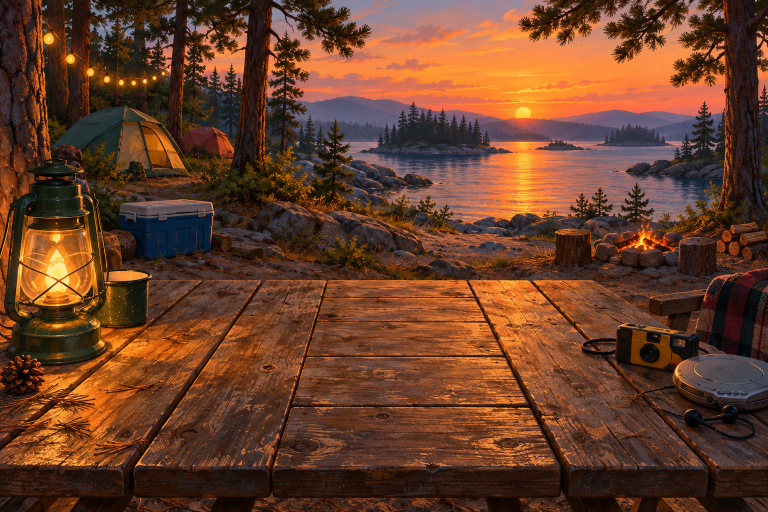
#> input picture assets/camp-source.png, 1536 x 1024 px (shown at 1/2 size)
$ python prepare-art.py
#> lines starting #> are read from the running program, lines starting #| are printed output that depends on the picture
"""Pack generated source art as small baseline JPEGs for IE6 (Pillow)."""
from pathlib import Path
from PIL import Image, ImageOps

root = Path(__file__).resolve().parent.parent
source = root / 'assets'
out = root / 'public'
camp = Image.open(source / 'camp-source.png').convert('RGB')
#> camp is the input picture: PIL image 1536x1024 RGB; mean R, G, B 104.4, 62.6, 40.3
ImageOps.fit(camp, (740, 244), centering=(0.5, 0.48)).save(out / 'images/camp-table.jpg', quality=84, progressive=False)
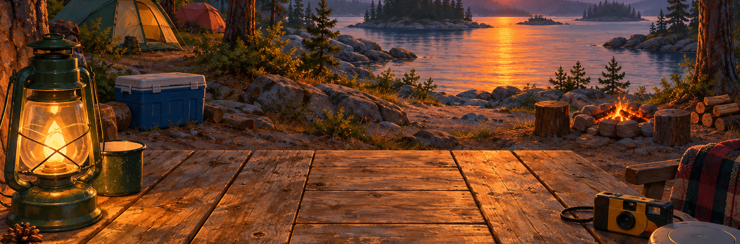
#> saved as camp-table.jpg: PIL image 740x244 RGB; mean R, G, B 99.9, 61.5, 39.4
ImageOps.fit(camp, (410, 360), centering=(0.4, 0.5)).save(out / 'images/camp-menu.jpg', quality=84, progressive=False)
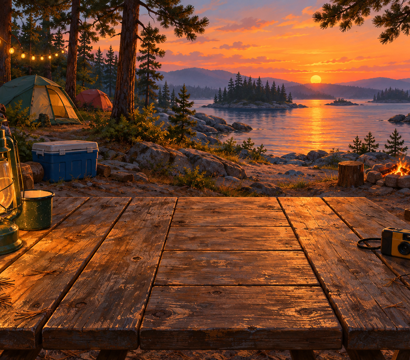
#> saved as camp-menu.jpg: PIL image 410x360 RGB; mean R, G, B 111.1, 66.6, 42.9
atlas = Image.open(source / 'friends-source.png').convert('RGB')
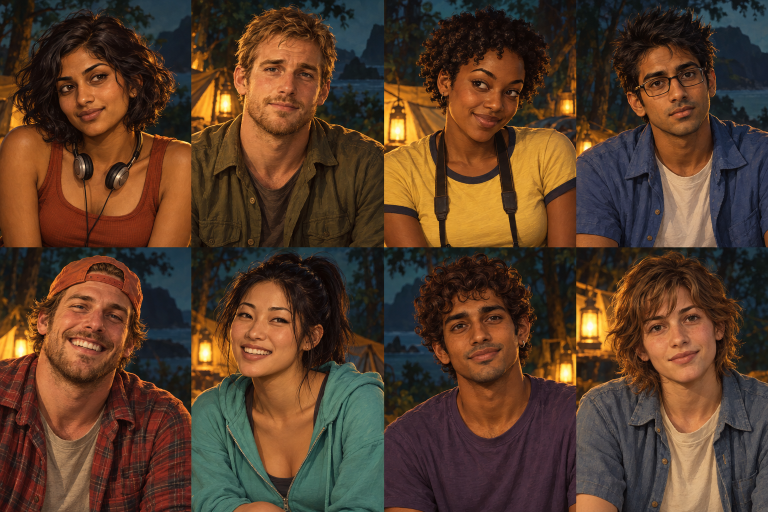
#> input picture assets/friends-source.png, 1536 x 1024 px (shown at 1/2 size)
#> atlas is the input picture: PIL image 1536x1024 RGB; mean R, G, B 87, 60.9, 42.1
names = ['maya', 'owen', 'jules', 'dev', 'beck', 'nina', 'eli', 'you']
for i, name in enumerate(names):
    col, row = i % 4, i // 4
    tile = atlas.crop((col * atlas.width // 4, row * atlas.height // 2,
                       (col + 1) * atlas.width // 4, (row + 1) * atlas.height // 2))
    ImageOps.fit(tile, (120, 150)).save(out / ('portraits/' + name + '.jpg'), quality=85, progressive=False)
#> this loop made 8 passes
#> pass 1, `tile = atlas.crop((col * atlas.width // 4, row * atlas.height // 2, (c..`:
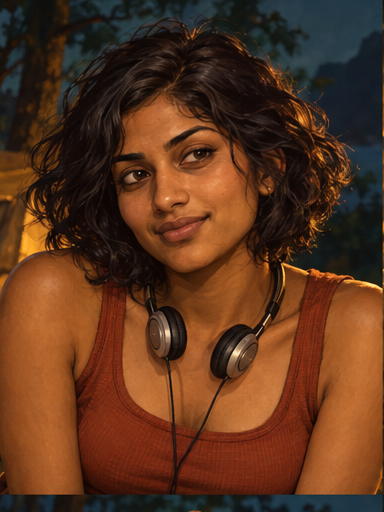
#> tile: PIL image 384x512 RGB; mean R, G, B 91.6, 52.8, 30
#> pass 1, `ImageOps.fit(tile, (120, 150)).save(out / ('portraits/' + name + '.jpg..`:
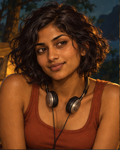
#> saved as maya.jpg: PIL image 120x150 RGB; mean R, G, B 95.9, 53.7, 29.1
#> pass 2, `ImageOps.fit(tile, (120, 150)).save(out / ('portraits/' + name + '.jpg..`:
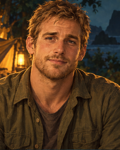
#> saved as owen.jpg: PIL image 120x150 RGB; mean R, G, B 85.1, 57.7, 33.4
#> after the loop:
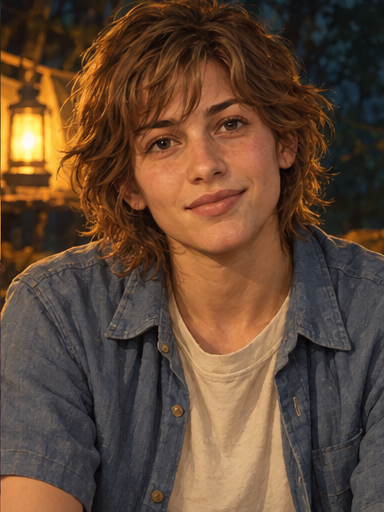
#> tile: PIL image 384x512 RGB; mean R, G, B 97.9, 72.2, 53.8
print('Prepared two campsite JPEGs and eight portrait JPEGs.')
